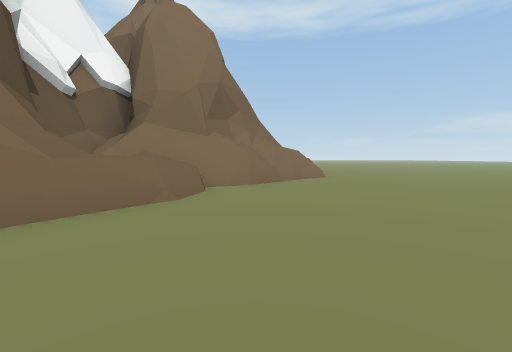
view 1 (above)

16 first-person views from a walk through a Unity game level. The camera is 1.2 m above the floor, tilts 4° down and sees 90° across. The floor is counted in squares, 2 m on a side. Each view is taken from the middle of a square. On the plan, view 1 faces up. The plan holds only what a view shows up to about 9 squares ahead; the rest is blank. The place goes on beyond the plan. Some animated figures are left out.

view 2
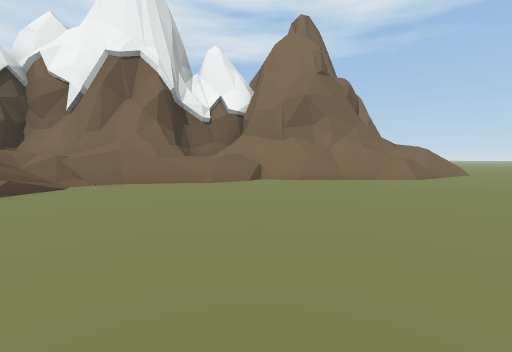

view 3
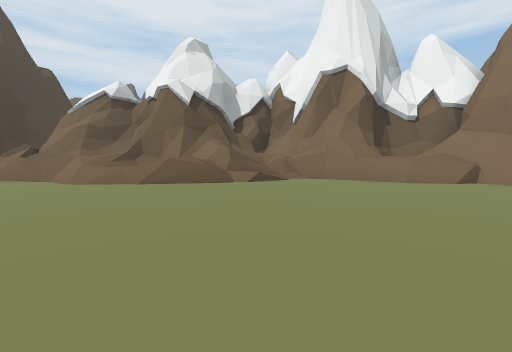

view 4
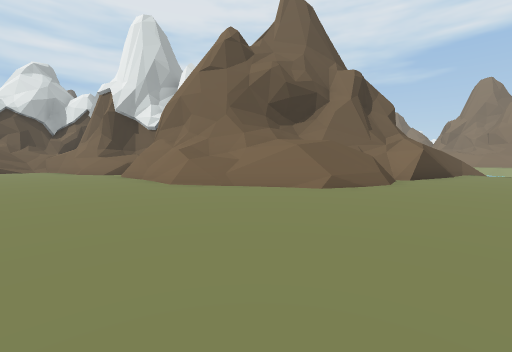

view 5
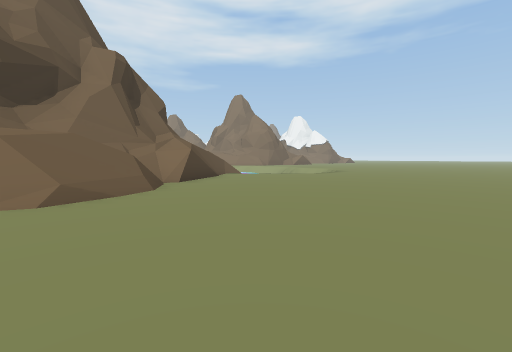

view 6
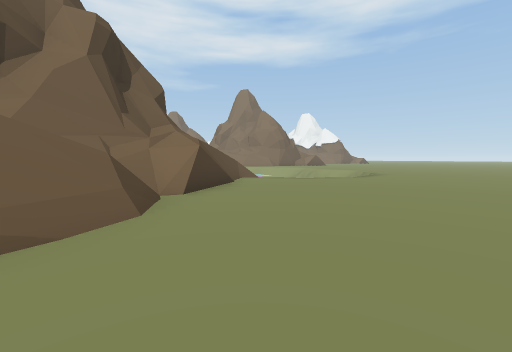

view 7
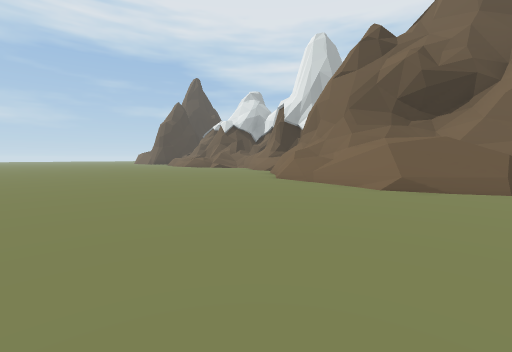

view 8
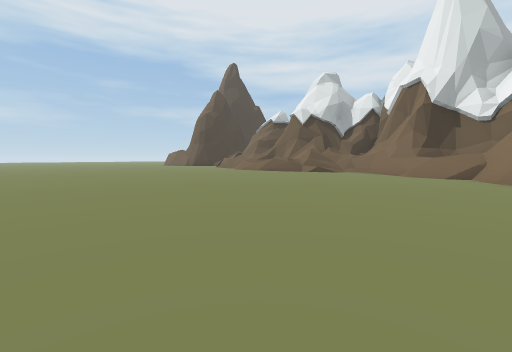

view 9
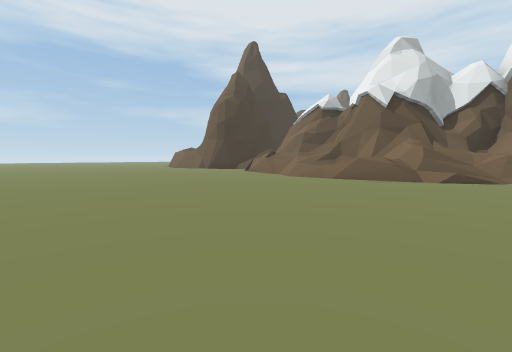

view 10
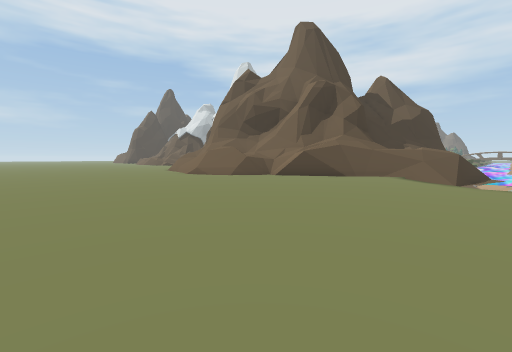

view 11
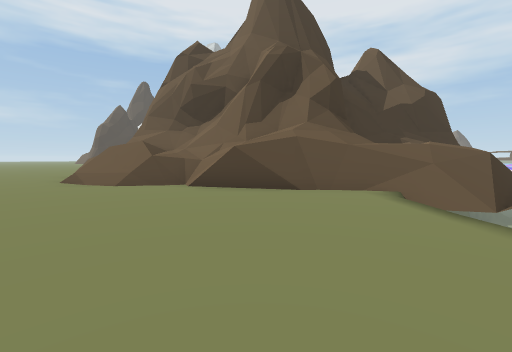

view 12
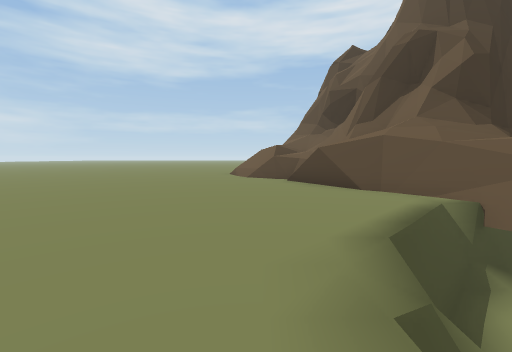

view 13
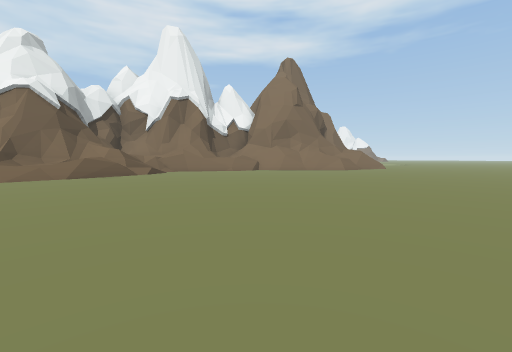

view 14
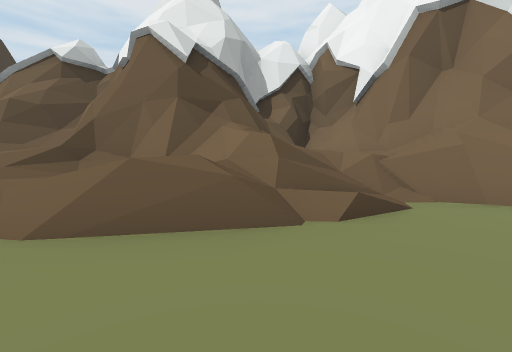

view 15
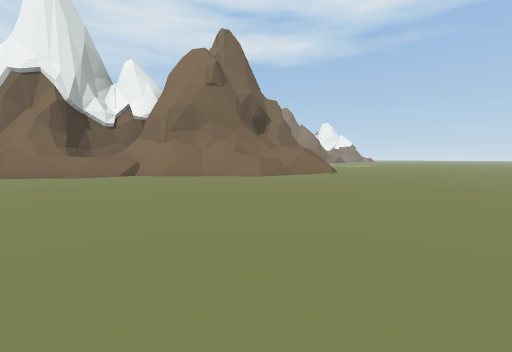

view 16
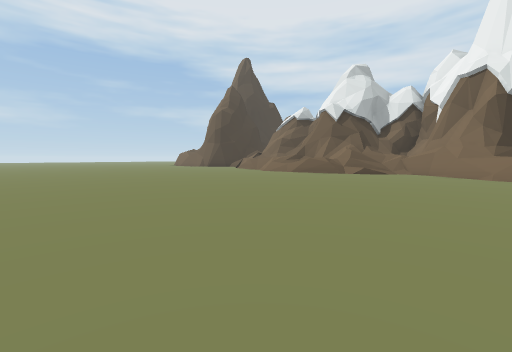

### Floor plan
Key: @ floor where view 1 was taken; # wall or solid block; . main floor; : floor 1.75 m higher than the main floor; / step, stairs or slope; = window, fence, low wall or low ledge; ≈ liquid the walk keeps out of; ^ raised ledge; v drop or lower ground.
Columns run from 7 left of view 1 to 8 right of it. Each row starts with its distance up from view 1.
 23           .....
 22          ......
 21          ......
 20    ≈     .......
 19    vvvv==.......
 18 =  ::##=........
 17 ##:  #=.........
 16  #####=#........
 15    ^^^///.......
 14      ^#//.......
 13      ^^//=......
 12      ^#////.....
 11       #////.....
 10       ^#//......
  9        ^//......
  8       ^#/=......
  7    ####==.......
  6    ####=........
  5    #//=.........
  4    ##//.........
  3    ##=..........
  2   ##=...........
  1 ###/=...........
  0 ##////.@........
 -1  ##=///.........
 -2   ##//=.........
 -3    ##//.........
 -4   ###//.........

Where each view was taken, in squares from view 1:
view 1: 0 up, 0 right, facing up
view 2: 0 up, 4 right, facing up-left
view 3: 0 up, 5 right, facing left
view 4: 10 up, 8 right, facing left
view 5: 11 up, 7 right, facing up-left
view 6: 12 up, 5 right, facing up-left
view 7: 13 up, 8 right, facing down-left
view 8: 6 up, 8 right, facing down-left
view 9: 1 up, 6 right, facing down-left
view 10: 20 up, 8 right, facing down-left
view 11: 19 up, 4 right, facing down-left
view 12: 21 up, 2 right, facing down
view 13: 4 down, 8 right, facing up-left
view 14: 1 down, 1 right, facing left
view 15: 2 up, 8 right, facing up-left
view 16: 4 up, 8 right, facing down-left
